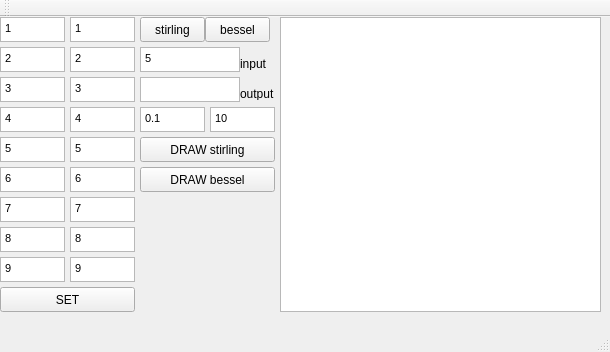
<?xml version="1.0" encoding="UTF-8"?>
<ui version="4.0">
 <class>MainWindow</class>
 <widget class="QMainWindow" name="MainWindow">
  <property name="geometry">
   <rect>
    <x>0</x>
    <y>0</y>
    <width>610</width>
    <height>352</height>
   </rect>
  </property>
  <property name="windowTitle">
   <string>MainWindow</string>
  </property>
  <widget class="QWidget" name="centralWidget">
   <widget class="QPushButton" name="find">
    <property name="geometry">
     <rect>
      <x>140</x>
      <y>0</y>
      <width>65</width>
      <height>25</height>
     </rect>
    </property>
    <property name="text">
     <string>stirling</string>
    </property>
   </widget>
   <widget class="QTextBrowser" name="tby">
    <property name="geometry">
     <rect>
      <x>140</x>
      <y>60</y>
      <width>100</width>
      <height>25</height>
     </rect>
    </property>
   </widget>
   <widget class="QTextEdit" name="tex">
    <property name="geometry">
     <rect>
      <x>140</x>
      <y>30</y>
      <width>100</width>
      <height>25</height>
     </rect>
    </property>
    <property name="html">
     <string>&lt;!DOCTYPE HTML PUBLIC &quot;-//W3C//DTD HTML 4.0//EN&quot; &quot;http://www.w3.org/TR/REC-html40/strict.dtd&quot;&gt;
&lt;html&gt;&lt;head&gt;&lt;meta name=&quot;qrichtext&quot; content=&quot;1&quot; /&gt;&lt;style type=&quot;text/css&quot;&gt;
p, li { white-space: pre-wrap; }
&lt;/style&gt;&lt;/head&gt;&lt;body style=&quot; font-family:'MS Shell Dlg 2'; font-size:8.25pt; font-weight:400; font-style:normal;&quot;&gt;
&lt;p style=&quot; margin-top:0px; margin-bottom:0px; margin-left:0px; margin-right:0px; -qt-block-indent:0; text-indent:0px;&quot;&gt;5&lt;/p&gt;&lt;/body&gt;&lt;/html&gt;</string>
    </property>
   </widget>
   <widget class="QGraphicsView" name="gwG">
    <property name="geometry">
     <rect>
      <x>280</x>
      <y>0</y>
      <width>321</width>
      <height>295</height>
     </rect>
    </property>
   </widget>
   <widget class="QLabel" name="label">
    <property name="geometry">
     <rect>
      <x>240</x>
      <y>40</y>
      <width>47</width>
      <height>13</height>
     </rect>
    </property>
    <property name="text">
     <string>input</string>
    </property>
   </widget>
   <widget class="QLabel" name="label_2">
    <property name="geometry">
     <rect>
      <x>240</x>
      <y>70</y>
      <width>47</width>
      <height>13</height>
     </rect>
    </property>
    <property name="text">
     <string>output</string>
    </property>
   </widget>
   <widget class="QTextEdit" name="tex0">
    <property name="geometry">
     <rect>
      <x>0</x>
      <y>0</y>
      <width>65</width>
      <height>25</height>
     </rect>
    </property>
    <property name="html">
     <string>&lt;!DOCTYPE HTML PUBLIC &quot;-//W3C//DTD HTML 4.0//EN&quot; &quot;http://www.w3.org/TR/REC-html40/strict.dtd&quot;&gt;
&lt;html&gt;&lt;head&gt;&lt;meta name=&quot;qrichtext&quot; content=&quot;1&quot; /&gt;&lt;style type=&quot;text/css&quot;&gt;
p, li { white-space: pre-wrap; }
&lt;/style&gt;&lt;/head&gt;&lt;body style=&quot; font-family:'MS Shell Dlg 2'; font-size:8.25pt; font-weight:400; font-style:normal;&quot;&gt;
&lt;p style=&quot; margin-top:0px; margin-bottom:0px; margin-left:0px; margin-right:0px; -qt-block-indent:0; text-indent:0px;&quot;&gt;1&lt;/p&gt;&lt;/body&gt;&lt;/html&gt;</string>
    </property>
   </widget>
   <widget class="QTextEdit" name="tey0">
    <property name="geometry">
     <rect>
      <x>70</x>
      <y>0</y>
      <width>65</width>
      <height>25</height>
     </rect>
    </property>
    <property name="html">
     <string>&lt;!DOCTYPE HTML PUBLIC &quot;-//W3C//DTD HTML 4.0//EN&quot; &quot;http://www.w3.org/TR/REC-html40/strict.dtd&quot;&gt;
&lt;html&gt;&lt;head&gt;&lt;meta name=&quot;qrichtext&quot; content=&quot;1&quot; /&gt;&lt;style type=&quot;text/css&quot;&gt;
p, li { white-space: pre-wrap; }
&lt;/style&gt;&lt;/head&gt;&lt;body style=&quot; font-family:'MS Shell Dlg 2'; font-size:8.25pt; font-weight:400; font-style:normal;&quot;&gt;
&lt;p style=&quot; margin-top:0px; margin-bottom:0px; margin-left:0px; margin-right:0px; -qt-block-indent:0; text-indent:0px;&quot;&gt;1&lt;/p&gt;&lt;/body&gt;&lt;/html&gt;</string>
    </property>
   </widget>
   <widget class="QTextEdit" name="tex1">
    <property name="geometry">
     <rect>
      <x>0</x>
      <y>30</y>
      <width>65</width>
      <height>25</height>
     </rect>
    </property>
    <property name="html">
     <string>&lt;!DOCTYPE HTML PUBLIC &quot;-//W3C//DTD HTML 4.0//EN&quot; &quot;http://www.w3.org/TR/REC-html40/strict.dtd&quot;&gt;
&lt;html&gt;&lt;head&gt;&lt;meta name=&quot;qrichtext&quot; content=&quot;1&quot; /&gt;&lt;style type=&quot;text/css&quot;&gt;
p, li { white-space: pre-wrap; }
&lt;/style&gt;&lt;/head&gt;&lt;body style=&quot; font-family:'MS Shell Dlg 2'; font-size:8.25pt; font-weight:400; font-style:normal;&quot;&gt;
&lt;p style=&quot; margin-top:0px; margin-bottom:0px; margin-left:0px; margin-right:0px; -qt-block-indent:0; text-indent:0px;&quot;&gt;2&lt;/p&gt;&lt;/body&gt;&lt;/html&gt;</string>
    </property>
   </widget>
   <widget class="QTextEdit" name="tey1">
    <property name="geometry">
     <rect>
      <x>70</x>
      <y>30</y>
      <width>65</width>
      <height>25</height>
     </rect>
    </property>
    <property name="html">
     <string>&lt;!DOCTYPE HTML PUBLIC &quot;-//W3C//DTD HTML 4.0//EN&quot; &quot;http://www.w3.org/TR/REC-html40/strict.dtd&quot;&gt;
&lt;html&gt;&lt;head&gt;&lt;meta name=&quot;qrichtext&quot; content=&quot;1&quot; /&gt;&lt;style type=&quot;text/css&quot;&gt;
p, li { white-space: pre-wrap; }
&lt;/style&gt;&lt;/head&gt;&lt;body style=&quot; font-family:'MS Shell Dlg 2'; font-size:8.25pt; font-weight:400; font-style:normal;&quot;&gt;
&lt;p style=&quot; margin-top:0px; margin-bottom:0px; margin-left:0px; margin-right:0px; -qt-block-indent:0; text-indent:0px;&quot;&gt;2&lt;/p&gt;&lt;/body&gt;&lt;/html&gt;</string>
    </property>
   </widget>
   <widget class="QTextEdit" name="tex2">
    <property name="geometry">
     <rect>
      <x>0</x>
      <y>60</y>
      <width>65</width>
      <height>25</height>
     </rect>
    </property>
    <property name="html">
     <string>&lt;!DOCTYPE HTML PUBLIC &quot;-//W3C//DTD HTML 4.0//EN&quot; &quot;http://www.w3.org/TR/REC-html40/strict.dtd&quot;&gt;
&lt;html&gt;&lt;head&gt;&lt;meta name=&quot;qrichtext&quot; content=&quot;1&quot; /&gt;&lt;style type=&quot;text/css&quot;&gt;
p, li { white-space: pre-wrap; }
&lt;/style&gt;&lt;/head&gt;&lt;body style=&quot; font-family:'MS Shell Dlg 2'; font-size:8.25pt; font-weight:400; font-style:normal;&quot;&gt;
&lt;p style=&quot; margin-top:0px; margin-bottom:0px; margin-left:0px; margin-right:0px; -qt-block-indent:0; text-indent:0px;&quot;&gt;3&lt;/p&gt;&lt;/body&gt;&lt;/html&gt;</string>
    </property>
   </widget>
   <widget class="QTextEdit" name="tey2">
    <property name="geometry">
     <rect>
      <x>70</x>
      <y>60</y>
      <width>65</width>
      <height>25</height>
     </rect>
    </property>
    <property name="html">
     <string>&lt;!DOCTYPE HTML PUBLIC &quot;-//W3C//DTD HTML 4.0//EN&quot; &quot;http://www.w3.org/TR/REC-html40/strict.dtd&quot;&gt;
&lt;html&gt;&lt;head&gt;&lt;meta name=&quot;qrichtext&quot; content=&quot;1&quot; /&gt;&lt;style type=&quot;text/css&quot;&gt;
p, li { white-space: pre-wrap; }
&lt;/style&gt;&lt;/head&gt;&lt;body style=&quot; font-family:'MS Shell Dlg 2'; font-size:8.25pt; font-weight:400; font-style:normal;&quot;&gt;
&lt;p style=&quot; margin-top:0px; margin-bottom:0px; margin-left:0px; margin-right:0px; -qt-block-indent:0; text-indent:0px;&quot;&gt;3&lt;/p&gt;&lt;/body&gt;&lt;/html&gt;</string>
    </property>
   </widget>
   <widget class="QTextEdit" name="tex3">
    <property name="geometry">
     <rect>
      <x>0</x>
      <y>90</y>
      <width>65</width>
      <height>25</height>
     </rect>
    </property>
    <property name="html">
     <string>&lt;!DOCTYPE HTML PUBLIC &quot;-//W3C//DTD HTML 4.0//EN&quot; &quot;http://www.w3.org/TR/REC-html40/strict.dtd&quot;&gt;
&lt;html&gt;&lt;head&gt;&lt;meta name=&quot;qrichtext&quot; content=&quot;1&quot; /&gt;&lt;style type=&quot;text/css&quot;&gt;
p, li { white-space: pre-wrap; }
&lt;/style&gt;&lt;/head&gt;&lt;body style=&quot; font-family:'MS Shell Dlg 2'; font-size:8.25pt; font-weight:400; font-style:normal;&quot;&gt;
&lt;p style=&quot; margin-top:0px; margin-bottom:0px; margin-left:0px; margin-right:0px; -qt-block-indent:0; text-indent:0px;&quot;&gt;4&lt;/p&gt;&lt;/body&gt;&lt;/html&gt;</string>
    </property>
   </widget>
   <widget class="QTextEdit" name="tey3">
    <property name="geometry">
     <rect>
      <x>70</x>
      <y>90</y>
      <width>65</width>
      <height>25</height>
     </rect>
    </property>
    <property name="html">
     <string>&lt;!DOCTYPE HTML PUBLIC &quot;-//W3C//DTD HTML 4.0//EN&quot; &quot;http://www.w3.org/TR/REC-html40/strict.dtd&quot;&gt;
&lt;html&gt;&lt;head&gt;&lt;meta name=&quot;qrichtext&quot; content=&quot;1&quot; /&gt;&lt;style type=&quot;text/css&quot;&gt;
p, li { white-space: pre-wrap; }
&lt;/style&gt;&lt;/head&gt;&lt;body style=&quot; font-family:'MS Shell Dlg 2'; font-size:8.25pt; font-weight:400; font-style:normal;&quot;&gt;
&lt;p style=&quot; margin-top:0px; margin-bottom:0px; margin-left:0px; margin-right:0px; -qt-block-indent:0; text-indent:0px;&quot;&gt;4&lt;/p&gt;&lt;/body&gt;&lt;/html&gt;</string>
    </property>
   </widget>
   <widget class="QTextEdit" name="tex4">
    <property name="geometry">
     <rect>
      <x>0</x>
      <y>120</y>
      <width>65</width>
      <height>25</height>
     </rect>
    </property>
    <property name="html">
     <string>&lt;!DOCTYPE HTML PUBLIC &quot;-//W3C//DTD HTML 4.0//EN&quot; &quot;http://www.w3.org/TR/REC-html40/strict.dtd&quot;&gt;
&lt;html&gt;&lt;head&gt;&lt;meta name=&quot;qrichtext&quot; content=&quot;1&quot; /&gt;&lt;style type=&quot;text/css&quot;&gt;
p, li { white-space: pre-wrap; }
&lt;/style&gt;&lt;/head&gt;&lt;body style=&quot; font-family:'MS Shell Dlg 2'; font-size:8.25pt; font-weight:400; font-style:normal;&quot;&gt;
&lt;p style=&quot; margin-top:0px; margin-bottom:0px; margin-left:0px; margin-right:0px; -qt-block-indent:0; text-indent:0px;&quot;&gt;5&lt;/p&gt;&lt;/body&gt;&lt;/html&gt;</string>
    </property>
   </widget>
   <widget class="QTextEdit" name="tey4">
    <property name="geometry">
     <rect>
      <x>70</x>
      <y>120</y>
      <width>65</width>
      <height>25</height>
     </rect>
    </property>
    <property name="html">
     <string>&lt;!DOCTYPE HTML PUBLIC &quot;-//W3C//DTD HTML 4.0//EN&quot; &quot;http://www.w3.org/TR/REC-html40/strict.dtd&quot;&gt;
&lt;html&gt;&lt;head&gt;&lt;meta name=&quot;qrichtext&quot; content=&quot;1&quot; /&gt;&lt;style type=&quot;text/css&quot;&gt;
p, li { white-space: pre-wrap; }
&lt;/style&gt;&lt;/head&gt;&lt;body style=&quot; font-family:'MS Shell Dlg 2'; font-size:8.25pt; font-weight:400; font-style:normal;&quot;&gt;
&lt;p style=&quot; margin-top:0px; margin-bottom:0px; margin-left:0px; margin-right:0px; -qt-block-indent:0; text-indent:0px;&quot;&gt;5&lt;/p&gt;&lt;/body&gt;&lt;/html&gt;</string>
    </property>
   </widget>
   <widget class="QTextEdit" name="tey5">
    <property name="geometry">
     <rect>
      <x>70</x>
      <y>150</y>
      <width>65</width>
      <height>25</height>
     </rect>
    </property>
    <property name="html">
     <string>&lt;!DOCTYPE HTML PUBLIC &quot;-//W3C//DTD HTML 4.0//EN&quot; &quot;http://www.w3.org/TR/REC-html40/strict.dtd&quot;&gt;
&lt;html&gt;&lt;head&gt;&lt;meta name=&quot;qrichtext&quot; content=&quot;1&quot; /&gt;&lt;style type=&quot;text/css&quot;&gt;
p, li { white-space: pre-wrap; }
&lt;/style&gt;&lt;/head&gt;&lt;body style=&quot; font-family:'MS Shell Dlg 2'; font-size:8.25pt; font-weight:400; font-style:normal;&quot;&gt;
&lt;p style=&quot; margin-top:0px; margin-bottom:0px; margin-left:0px; margin-right:0px; -qt-block-indent:0; text-indent:0px;&quot;&gt;6&lt;/p&gt;&lt;/body&gt;&lt;/html&gt;</string>
    </property>
   </widget>
   <widget class="QTextEdit" name="tex7">
    <property name="geometry">
     <rect>
      <x>0</x>
      <y>210</y>
      <width>65</width>
      <height>25</height>
     </rect>
    </property>
    <property name="html">
     <string>&lt;!DOCTYPE HTML PUBLIC &quot;-//W3C//DTD HTML 4.0//EN&quot; &quot;http://www.w3.org/TR/REC-html40/strict.dtd&quot;&gt;
&lt;html&gt;&lt;head&gt;&lt;meta name=&quot;qrichtext&quot; content=&quot;1&quot; /&gt;&lt;style type=&quot;text/css&quot;&gt;
p, li { white-space: pre-wrap; }
&lt;/style&gt;&lt;/head&gt;&lt;body style=&quot; font-family:'MS Shell Dlg 2'; font-size:8.25pt; font-weight:400; font-style:normal;&quot;&gt;
&lt;p style=&quot; margin-top:0px; margin-bottom:0px; margin-left:0px; margin-right:0px; -qt-block-indent:0; text-indent:0px;&quot;&gt;8&lt;/p&gt;&lt;/body&gt;&lt;/html&gt;</string>
    </property>
   </widget>
   <widget class="QTextEdit" name="tex6">
    <property name="geometry">
     <rect>
      <x>0</x>
      <y>180</y>
      <width>65</width>
      <height>25</height>
     </rect>
    </property>
    <property name="html">
     <string>&lt;!DOCTYPE HTML PUBLIC &quot;-//W3C//DTD HTML 4.0//EN&quot; &quot;http://www.w3.org/TR/REC-html40/strict.dtd&quot;&gt;
&lt;html&gt;&lt;head&gt;&lt;meta name=&quot;qrichtext&quot; content=&quot;1&quot; /&gt;&lt;style type=&quot;text/css&quot;&gt;
p, li { white-space: pre-wrap; }
&lt;/style&gt;&lt;/head&gt;&lt;body style=&quot; font-family:'MS Shell Dlg 2'; font-size:8.25pt; font-weight:400; font-style:normal;&quot;&gt;
&lt;p style=&quot; margin-top:0px; margin-bottom:0px; margin-left:0px; margin-right:0px; -qt-block-indent:0; text-indent:0px;&quot;&gt;7&lt;/p&gt;&lt;/body&gt;&lt;/html&gt;</string>
    </property>
   </widget>
   <widget class="QTextEdit" name="tex8">
    <property name="geometry">
     <rect>
      <x>0</x>
      <y>240</y>
      <width>65</width>
      <height>25</height>
     </rect>
    </property>
    <property name="html">
     <string>&lt;!DOCTYPE HTML PUBLIC &quot;-//W3C//DTD HTML 4.0//EN&quot; &quot;http://www.w3.org/TR/REC-html40/strict.dtd&quot;&gt;
&lt;html&gt;&lt;head&gt;&lt;meta name=&quot;qrichtext&quot; content=&quot;1&quot; /&gt;&lt;style type=&quot;text/css&quot;&gt;
p, li { white-space: pre-wrap; }
&lt;/style&gt;&lt;/head&gt;&lt;body style=&quot; font-family:'MS Shell Dlg 2'; font-size:8.25pt; font-weight:400; font-style:normal;&quot;&gt;
&lt;p style=&quot; margin-top:0px; margin-bottom:0px; margin-left:0px; margin-right:0px; -qt-block-indent:0; text-indent:0px;&quot;&gt;9&lt;/p&gt;&lt;/body&gt;&lt;/html&gt;</string>
    </property>
   </widget>
   <widget class="QTextEdit" name="tey6">
    <property name="geometry">
     <rect>
      <x>70</x>
      <y>180</y>
      <width>65</width>
      <height>25</height>
     </rect>
    </property>
    <property name="html">
     <string>&lt;!DOCTYPE HTML PUBLIC &quot;-//W3C//DTD HTML 4.0//EN&quot; &quot;http://www.w3.org/TR/REC-html40/strict.dtd&quot;&gt;
&lt;html&gt;&lt;head&gt;&lt;meta name=&quot;qrichtext&quot; content=&quot;1&quot; /&gt;&lt;style type=&quot;text/css&quot;&gt;
p, li { white-space: pre-wrap; }
&lt;/style&gt;&lt;/head&gt;&lt;body style=&quot; font-family:'MS Shell Dlg 2'; font-size:8.25pt; font-weight:400; font-style:normal;&quot;&gt;
&lt;p style=&quot; margin-top:0px; margin-bottom:0px; margin-left:0px; margin-right:0px; -qt-block-indent:0; text-indent:0px;&quot;&gt;7&lt;/p&gt;&lt;/body&gt;&lt;/html&gt;</string>
    </property>
   </widget>
   <widget class="QTextEdit" name="tey8">
    <property name="geometry">
     <rect>
      <x>70</x>
      <y>240</y>
      <width>65</width>
      <height>25</height>
     </rect>
    </property>
    <property name="html">
     <string>&lt;!DOCTYPE HTML PUBLIC &quot;-//W3C//DTD HTML 4.0//EN&quot; &quot;http://www.w3.org/TR/REC-html40/strict.dtd&quot;&gt;
&lt;html&gt;&lt;head&gt;&lt;meta name=&quot;qrichtext&quot; content=&quot;1&quot; /&gt;&lt;style type=&quot;text/css&quot;&gt;
p, li { white-space: pre-wrap; }
&lt;/style&gt;&lt;/head&gt;&lt;body style=&quot; font-family:'MS Shell Dlg 2'; font-size:8.25pt; font-weight:400; font-style:normal;&quot;&gt;
&lt;p style=&quot; margin-top:0px; margin-bottom:0px; margin-left:0px; margin-right:0px; -qt-block-indent:0; text-indent:0px;&quot;&gt;9&lt;/p&gt;&lt;/body&gt;&lt;/html&gt;</string>
    </property>
   </widget>
   <widget class="QTextEdit" name="tey7">
    <property name="geometry">
     <rect>
      <x>70</x>
      <y>210</y>
      <width>65</width>
      <height>25</height>
     </rect>
    </property>
    <property name="html">
     <string>&lt;!DOCTYPE HTML PUBLIC &quot;-//W3C//DTD HTML 4.0//EN&quot; &quot;http://www.w3.org/TR/REC-html40/strict.dtd&quot;&gt;
&lt;html&gt;&lt;head&gt;&lt;meta name=&quot;qrichtext&quot; content=&quot;1&quot; /&gt;&lt;style type=&quot;text/css&quot;&gt;
p, li { white-space: pre-wrap; }
&lt;/style&gt;&lt;/head&gt;&lt;body style=&quot; font-family:'MS Shell Dlg 2'; font-size:8.25pt; font-weight:400; font-style:normal;&quot;&gt;
&lt;p style=&quot; margin-top:0px; margin-bottom:0px; margin-left:0px; margin-right:0px; -qt-block-indent:0; text-indent:0px;&quot;&gt;8&lt;/p&gt;&lt;/body&gt;&lt;/html&gt;</string>
    </property>
   </widget>
   <widget class="QTextEdit" name="tex5">
    <property name="geometry">
     <rect>
      <x>0</x>
      <y>150</y>
      <width>65</width>
      <height>25</height>
     </rect>
    </property>
    <property name="html">
     <string>&lt;!DOCTYPE HTML PUBLIC &quot;-//W3C//DTD HTML 4.0//EN&quot; &quot;http://www.w3.org/TR/REC-html40/strict.dtd&quot;&gt;
&lt;html&gt;&lt;head&gt;&lt;meta name=&quot;qrichtext&quot; content=&quot;1&quot; /&gt;&lt;style type=&quot;text/css&quot;&gt;
p, li { white-space: pre-wrap; }
&lt;/style&gt;&lt;/head&gt;&lt;body style=&quot; font-family:'MS Shell Dlg 2'; font-size:8.25pt; font-weight:400; font-style:normal;&quot;&gt;
&lt;p style=&quot; margin-top:0px; margin-bottom:0px; margin-left:0px; margin-right:0px; -qt-block-indent:0; text-indent:0px;&quot;&gt;6&lt;/p&gt;&lt;/body&gt;&lt;/html&gt;</string>
    </property>
   </widget>
   <widget class="QPushButton" name="addCommon">
    <property name="geometry">
     <rect>
      <x>0</x>
      <y>270</y>
      <width>135</width>
      <height>25</height>
     </rect>
    </property>
    <property name="text">
     <string>SET</string>
    </property>
   </widget>
   <widget class="QPushButton" name="addNew">
    <property name="geometry">
     <rect>
      <x>205</x>
      <y>0</y>
      <width>65</width>
      <height>25</height>
     </rect>
    </property>
    <property name="text">
     <string>bessel</string>
    </property>
   </widget>
   <widget class="QPushButton" name="draw">
    <property name="geometry">
     <rect>
      <x>140</x>
      <y>120</y>
      <width>135</width>
      <height>25</height>
     </rect>
    </property>
    <property name="text">
     <string>DRAW stirling</string>
    </property>
   </widget>
   <widget class="QTextEdit" name="step">
    <property name="geometry">
     <rect>
      <x>140</x>
      <y>90</y>
      <width>65</width>
      <height>25</height>
     </rect>
    </property>
    <property name="html">
     <string>&lt;!DOCTYPE HTML PUBLIC &quot;-//W3C//DTD HTML 4.0//EN&quot; &quot;http://www.w3.org/TR/REC-html40/strict.dtd&quot;&gt;
&lt;html&gt;&lt;head&gt;&lt;meta name=&quot;qrichtext&quot; content=&quot;1&quot; /&gt;&lt;style type=&quot;text/css&quot;&gt;
p, li { white-space: pre-wrap; }
&lt;/style&gt;&lt;/head&gt;&lt;body style=&quot; font-family:'MS Shell Dlg 2'; font-size:8.25pt; font-weight:400; font-style:normal;&quot;&gt;
&lt;p style=&quot; margin-top:0px; margin-bottom:0px; margin-left:0px; margin-right:0px; -qt-block-indent:0; text-indent:0px;&quot;&gt;0.1&lt;/p&gt;&lt;/body&gt;&lt;/html&gt;</string>
    </property>
   </widget>
   <widget class="QTextEdit" name="power">
    <property name="geometry">
     <rect>
      <x>210</x>
      <y>90</y>
      <width>65</width>
      <height>25</height>
     </rect>
    </property>
    <property name="html">
     <string>&lt;!DOCTYPE HTML PUBLIC &quot;-//W3C//DTD HTML 4.0//EN&quot; &quot;http://www.w3.org/TR/REC-html40/strict.dtd&quot;&gt;
&lt;html&gt;&lt;head&gt;&lt;meta name=&quot;qrichtext&quot; content=&quot;1&quot; /&gt;&lt;style type=&quot;text/css&quot;&gt;
p, li { white-space: pre-wrap; }
&lt;/style&gt;&lt;/head&gt;&lt;body style=&quot; font-family:'MS Shell Dlg 2'; font-size:8.25pt; font-weight:400; font-style:normal;&quot;&gt;
&lt;p style=&quot; margin-top:0px; margin-bottom:0px; margin-left:0px; margin-right:0px; -qt-block-indent:0; text-indent:0px;&quot;&gt;10&lt;/p&gt;&lt;/body&gt;&lt;/html&gt;</string>
    </property>
   </widget>
   <widget class="QPushButton" name="draw_2">
    <property name="geometry">
     <rect>
      <x>140</x>
      <y>150</y>
      <width>135</width>
      <height>25</height>
     </rect>
    </property>
    <property name="text">
     <string>DRAW bessel</string>
    </property>
   </widget>
  </widget>
  <widget class="QMenuBar" name="menuBar">
   <property name="geometry">
    <rect>
     <x>0</x>
     <y>0</y>
     <width>610</width>
     <height>21</height>
    </rect>
   </property>
  </widget>
  <widget class="QToolBar" name="mainToolBar">
   <attribute name="toolBarArea">
    <enum>TopToolBarArea</enum>
   </attribute>
   <attribute name="toolBarBreak">
    <bool>false</bool>
   </attribute>
  </widget>
  <widget class="QStatusBar" name="statusBar"/>
 </widget>
 <layoutdefault spacing="6" margin="11"/>
 <resources/>
 <connections/>
</ui>
